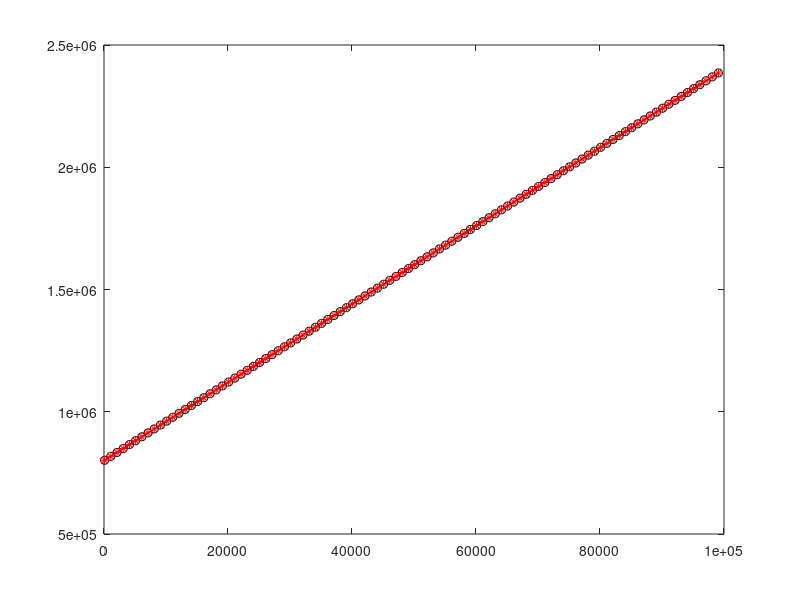

Write the MATLAB code that produced this figure.
clear
clc

s1 = 1e5;
s2 = 1e5;
nz = 100:1000:s1;

mem = zeros(1,length(nz));
for i = 1:length(nz)
    M   = spalloc(s1,s2,nz(i));
    wks = whos('M');
    mem(i) = wks.bytes; 
    clear M;
end

memX = zeros(1,length(nz));
MX   = sparse(s1,s2);
for i = 1:length(nz)
    MX  = sparse(1:nz(i),1,sqrt(1:nz(i)),s1,s2);
    wks = whos('MX');
    memX(i) = wks.bytes; 
end


figure
plot(nz,mem,'-ko',nz,memX,'-r*')



